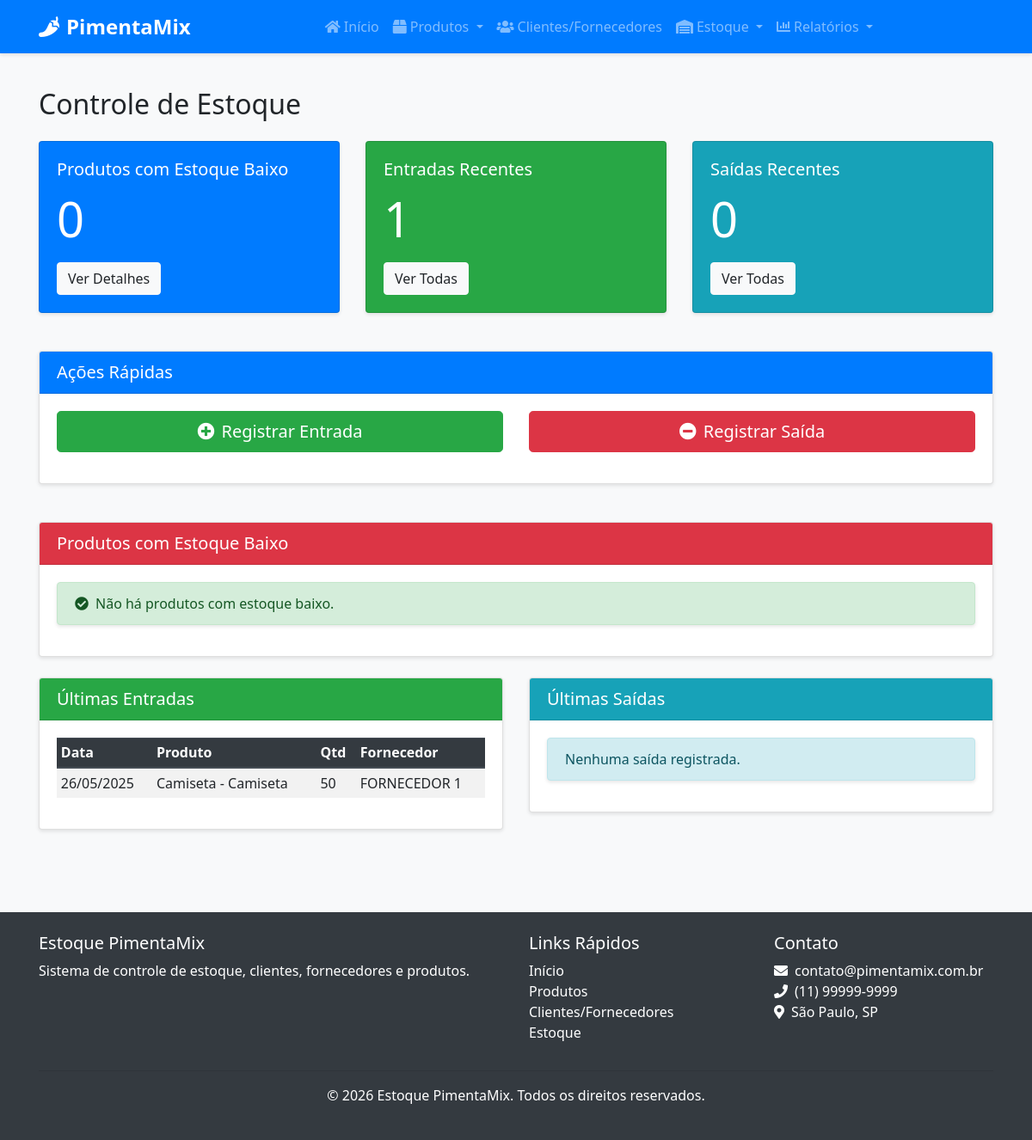
Page /estoque/ on the earlier database version.
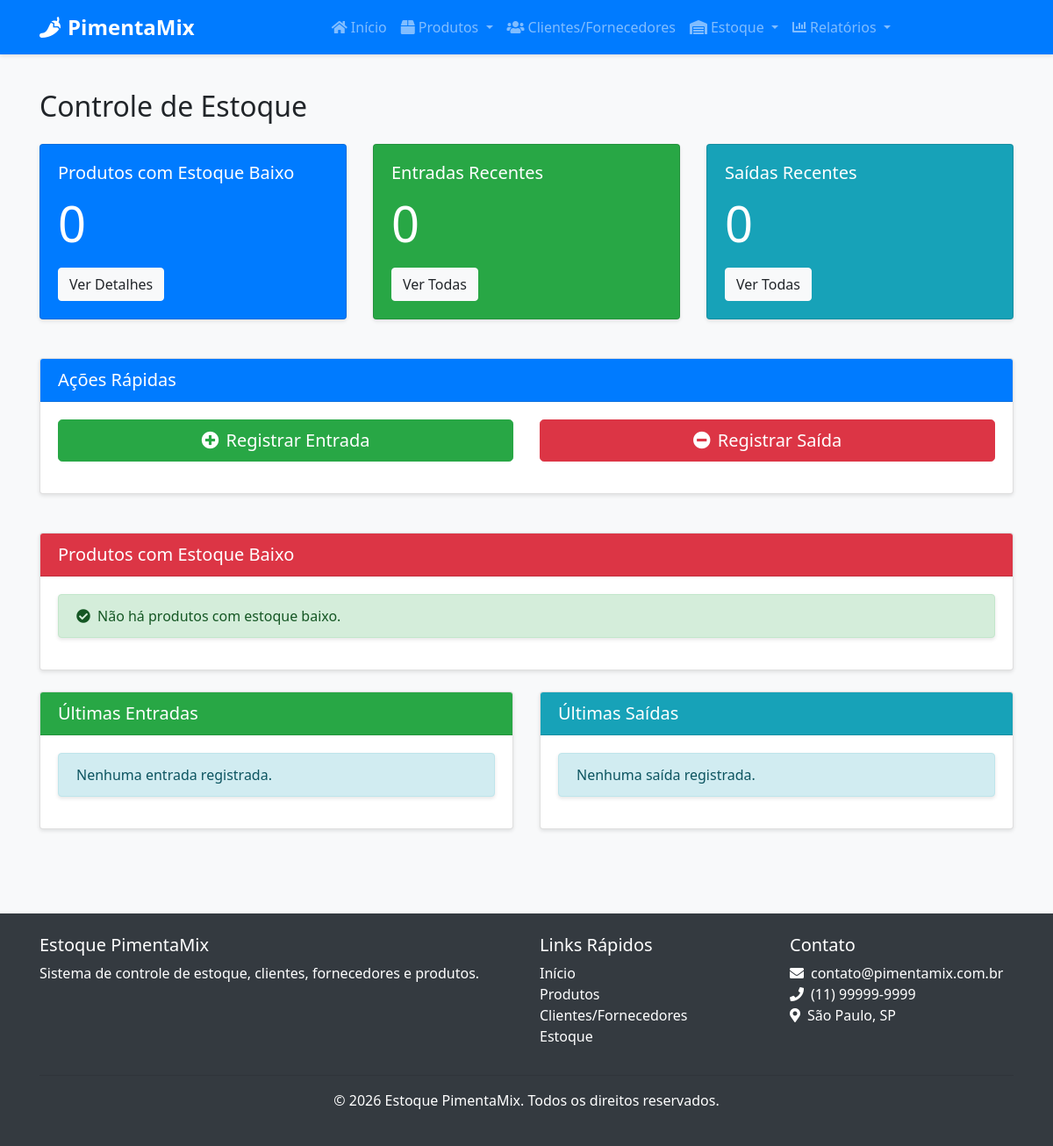
Same page on the later database version.
### src/models/estoque.py (models this page shows, shortened)
class EntradaEstoque(db.Model):
    __tablename__ = 'entrada_estoque'
    id = db.Column(db.Integer, primary_key=True)
    variacao_id = db.Column(db.Integer, db.ForeignKey('produto_variacao.id'), nullable=False)
    quantidade = db.Column(db.Integer, nullable=False)
    preco_custo = db.Column(db.Float, nullable=False)
    data = db.Column(db.DateTime, default=datetime.utcnow)
    fornecedor_id = db.Column(db.Integer, db.ForeignKey('cliente_fornecedor.id'), nullable=True)
    nota_fiscal = db.Column(db.String(50), nullable=True)
    observacao = db.Column(db.Text, nullable=True)

### src/models/produto.py (models this page shows, shortened)
class Produto(db.Model):
    __tablename__ = 'produto'
    id = db.Column(db.Integer, primary_key=True) # Corrigido: Indentação removida
    nome = db.Column(db.String(100), nullable=False)
    descricao = db.Column(db.Text, nullable=True)
    sku_base = db.Column(db.String(50), nullable=True, unique=True) # Adicionado SKU Base
    isbn = db.Column(db.String(20), nullable=True) # Adicionado ISBN
    categoria_id = db.Column(db.Integer, db.ForeignKey('categoria.id'), nullable=False)
    fornecedor_id = db.Column(db.Integer, db.ForeignKey('cliente_fornecedor.id'), nullable=True)
    data_cadastro = db.Column(db.DateTime, default=datetime.utcnow) # Corrigido: Removido 'mentos'
    variacoes = db.relationship('ProdutoVariacao', backref='produto', lazy=True, cascade="all, delete-orphan")

class ProdutoVariacao(db.Model):
    __tablename__ = 'produto_variacao'
    id = db.Column(db.Integer, primary_key=True)
    produto_id = db.Column(db.Integer, db.ForeignKey('produto.id'), nullable=False)
    nome = db.Column(db.String(100), nullable=False)
    sku = db.Column(db.String(50), nullable=False, unique=True)
    preco_venda = db.Column(db.Float, nullable=False)
    quantidade_atual = db.Column(db.Integer, default=0)
    estoque_minimo = db.Column(db.Integer, default=5)
    atributos_valores = db.relationship('AtributoValor', secondary=produto_variacao_atributo_valor,
                                       backref=db.backref('variacoes', lazy=True))
    entradas = db.relationship('EntradaEstoque', backref='variacao', lazy=True)
    saidas = db.relationship('SaidaEstoque', backref='variacao', lazy=True)
    def estoque_baixo(self):
        return self.quantidade_atual < self.estoque_minimo

### src/models/cliente_fornecedor.py (models this page shows, shortened)
class ClienteFornecedor(db.Model):
    __tablename__ = 'cliente_fornecedor'
    id = db.Column(db.Integer, primary_key=True)
    nome = db.Column(db.String(100), nullable=False)
    razao_social = db.Column(db.String(100), nullable=True)
    nome_fantasia = db.Column(db.String(100), nullable=True)
    cpf_cnpj = db.Column(db.String(20), nullable=True, unique=True)
    email = db.Column(db.String(100), nullable=False)
    telefone = db.Column(db.String(20), nullable=False)
    endereco = db.Column(db.Text, nullable=True)
    observacoes = db.Column(db.Text, nullable=True)
    eh_cliente = db.Column(db.Boolean, default=False)
    eh_fornecedor = db.Column(db.Boolean, default=False)
    data_cadastro = db.Column(db.DateTime, default=datetime.utcnow)
    responsaveis = db.relationship('Responsavel', backref='cliente_fornecedor', lazy=True, cascade="all, delete-orphan")
    contatos = db.relationship('Contato', backref='cliente_fornecedor', lazy=True, cascade="all, delete-orphan")
    produtos_fornecidos = db.relationship('Produto', backref='fornecedor', lazy=True)
    entradas_estoque = db.relationship('EntradaEstoque', backref='fornecedor', lazy=True)
    saidas_estoque = db.relationship('SaidaEstoque', backref='cliente', lazy=True)

### src/routes/estoque.py (the view)
@estoque_bp.route('/')
def index():
    produtos_estoque_baixo = []
    produtos = Produto.query.all()
    for produto in produtos:
        for variacao in produto.variacoes:
            if variacao.estoque_baixo():
                produtos_estoque_baixo.append({
                    'produto': produto,
                    'variacao': variacao
                })
    entradas_recentes = EntradaEstoque.query.order_by(EntradaEstoque.data.desc()).limit(5).all()
    saidas_recentes = SaidaEstoque.query.order_by(SaidaEstoque.data.desc()).limit(5).all()
    return render_template('estoque/index.html',
                          produtos_estoque_baixo=produtos_estoque_baixo,
                          entradas_recentes=entradas_recentes,
                          saidas_recentes=saidas_recentes)

### src/templates/estoque/index.html (shortened to what the changed rows need)
{% extends "base.html" %}
{% block content %}
<div class="container">
    <h2 class="mb-4">Controle de Estoque</h2>
    <div class="row mb-4">
        <div class="col-md-4">
            <div class="card bg-success text-white">
                <div class="card-body">
                    <h5 class="card-title">Entradas Recentes</h5>
                    <p class="card-text display-4">{{ entradas_recentes|length }}</p>
                    <a href="{{ url_for('estoque.entradas') }}" class="btn btn-light">Ver Todas</a>
                </div>
            </div>
        </div>
    </div>
    <div class="row">
        <div class="col-md-6">
            <div class="card mb-4">
                <div class="card-body">
                    {% if entradas_recentes %}
                        <div class="table-responsive">
                            <table class="table table-sm table-striped">
                                <thead>
                                    <tr>
                                        <th>Data</th>
                                        <th>Produto</th>
                                        <th>Qtd</th>
                                        <th>Fornecedor</th>
                                    </tr>
                                </thead>
                                <tbody>
                                    {% for entrada in entradas_recentes %}
                                        <tr>
                                            <td>{{ entrada.data.strftime('%d/%m/%Y') }}</td>
                                            <td>{{ entrada.variacao.produto.nome }} - {{ entrada.variacao.nome }}</td>
                                            <td>{{ entrada.quantidade }}</td>
                                            <td>{{ entrada.fornecedor.nome if entrada.fornecedor else '-' }}</td>
                                        </tr>
                                    {% endfor %}
                                </tbody>
                            </table>
                        </div>
                    {% else %}
                        <div class="alert alert-info">
                            Nenhuma entrada registrada.
                        </div>
                    {% endif %}
                </div>
            </div>
        </div>
    </div>
</div>
{% endblock %}

Differences in the rows shown:
removed EntradaEstoque: data "26/05/2025", variacao.produto.nome "Camiseta", variacao.nome "Camiseta", quantidade "50", fornecedor "FORNECEDOR 1"
Other differences:
{{ entradas_recentes|length }}: "1" → "0"
text no longer shown: "Data Produto Qtd Fornecedor"
text now shown: "Nenhuma entrada registrada."
